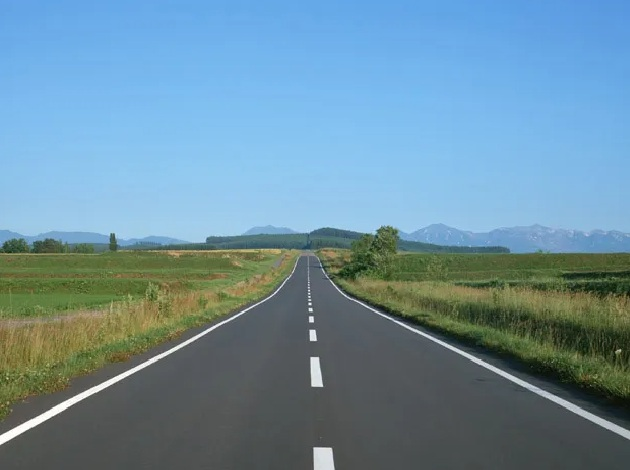
#> input picture road.jpg, 630 x 470 px
$ python hist.py
#> lines starting #> are read from the running program, lines starting #| are printed output that depends on the picture
import cv2
import matplotlib.pyplot as plt

color = cv2.imread('road.jpg')
#> color is the input picture: shape (470, 630, 3); mean B, G, R 158.7, 142, 108.2
gray = cv2.cvtColor(color, cv2.COLOR_BGR2GRAY)
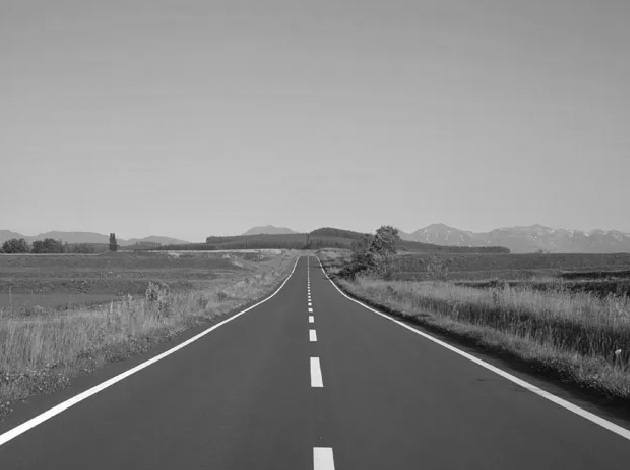
#> gray: shape (470, 630); min 7, max 255, mean 133.8
hist = cv2.calcHist([gray], [0], None, [256], [0, 256])
#> hist = 256 values, max 5270 at index 81, min 0 at index 0, mean 1156.6
eq = cv2.equalizeHist(gray)
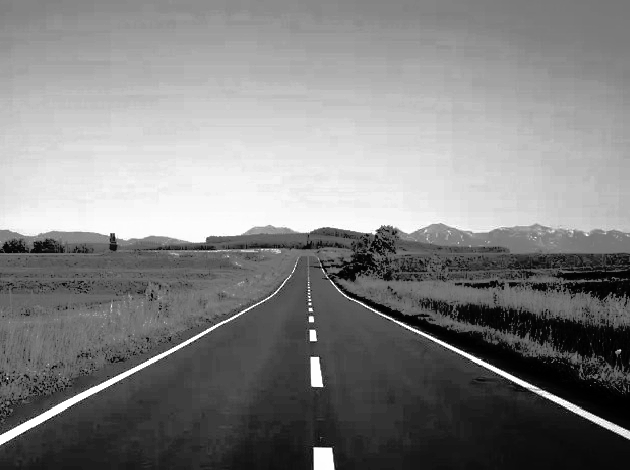
#> eq: shape (470, 630); min 0, max 255, mean 128.8
eq_hist = cv2.calcHist([eq], [0], None, [256], [0, 256])
#> eq_hist = 256 values, max 5270 at index 41, min 0 at index 17, mean 1156.6

cv2.imwrite('road_eq.jpg', eq)
cv2.imshow('Original', gray)
cv2.imshow('Equalized', eq)
plt.plot(eq_hist, color='r')
plt.xlim([0, 256])
plt.show()
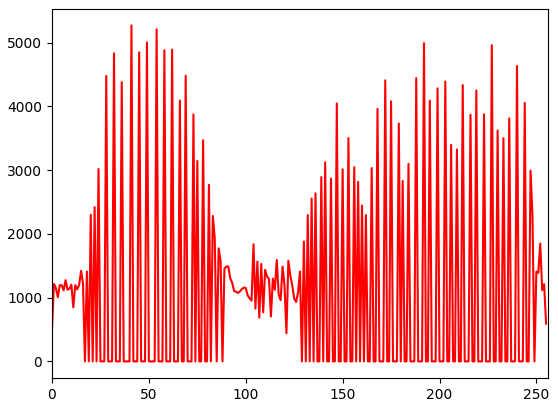
#> figure drawn by matplotlib, 1 panel; curve peaks at x = 41, y = 5270
